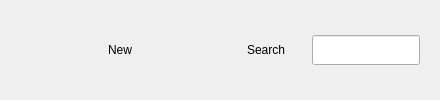
<widget class="QWidget" name="vehicle_header_buttons">
<layout class="QGridLayout" name="gridLayout_16">
<item column="0" row="0">
<widget class="QFrame" name="vehicle_header_frame">
<property name="minimumSize">
<size>
<width>0</width>
<height>50</height>
</size>
</property>

<property name="frameShape">
<enum>QFrame::NoFrame</enum>
</property>
<property name="frameShadow">
<enum>QFrame::Raised</enum>
</property>
<layout class="QGridLayout" name="gridLayout_17">
<item column="1" row="0">
<layout class="QGridLayout" name="gridLayout_20">
<item column="0" row="0">
<widget class="QPushButton" name="new_vehicle_button">
<property name="minimumSize">
<size>
<width>200</width>
<height>0</height>
</size>
</property>

<property name="text">
<string>New</string>
</property>
<property name="icon">
<iconset>
<normaloff>Icons/add-document.png</normaloff>Icons/add-document.png</iconset>
</property>
<property name="iconSize">
<size>
<width>30</width>
<height>30</height>
</size>
</property>
<property name="flat">
<bool>true</bool>
</property>
</widget>
</item>
<item column="1" row="0">
<widget class="QPushButton" name="vehicle_search_button">
<property name="maximumSize">
<size>
<width>300</width>
<height>16777215</height>
</size>
</property>

<property name="text">
<string>Search</string>
</property>
<property name="icon">
<iconset>
<normaloff>Icons/search.png</normaloff>Icons/search.png</iconset>
</property>
<property name="iconSize">
<size>
<width>30</width>
<height>30</height>
</size>
</property>
<property name="flat">
<bool>true</bool>
</property>
</widget>
</item>
<item column="2" row="0">
<widget class="QLineEdit" name="vehicle_search_line">
<property name="minimumSize">
<size>
<width>0</width>
<height>30</height>
</size>
</property>
<property name="maximumSize">
<size>
<width>600</width>
<height>16777215</height>
</size>
</property>

<property name="alignment">
<set>Qt::AlignCenter</set>
</property>
</widget>
</item>
</layout>
</item>
</layout>
</widget>
</item>
</layout>
</widget>
